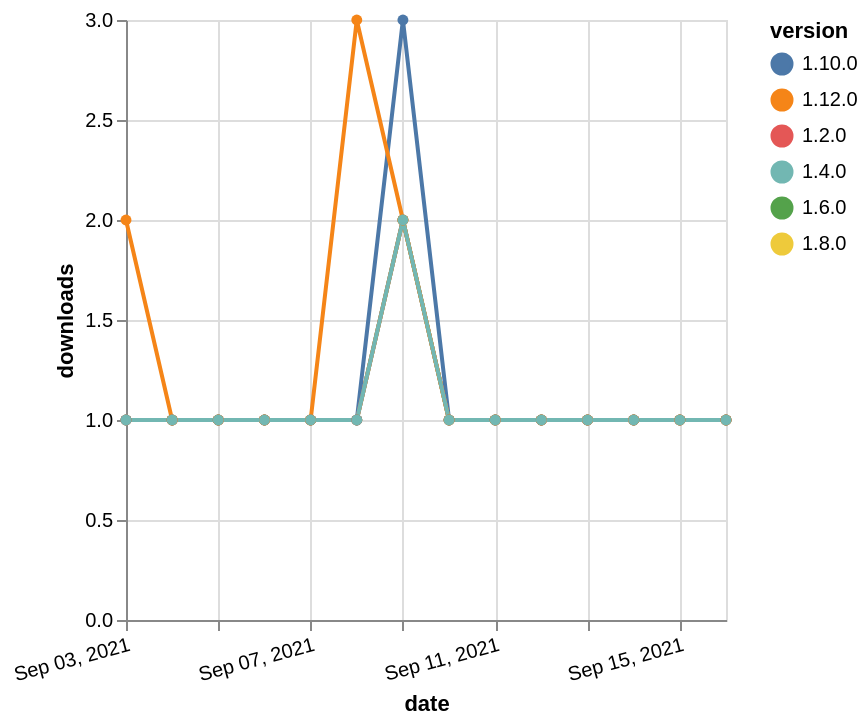

Vega-Lite specification for this chart:
### Vega-Lite specification from a JSON file in a GitHub repository (floating-point values rounded to 4 significant figures)
{"$schema": "https://vega.github.io/schema/vega-lite/v5.json", "description": "A simple bar chart with embedded data.", "data": {"values": [{"date": "2021-09-03", "total": 178, "delta": 1, "version": "1.6.0"}, {"date": "2021-09-04", "total": 179, "delta": 1, "version": "1.6.0"}, {"date": "2021-09-05", "total": 180, "delta": 1, "version": "1.6.0"}, {"date": "2021-09-06", "total": 181, "delta": 1, "version": "1.6.0"}, {"date": "2021-09-07", "total": 182, "delta": 1, "version": "1.6.0"}, {"date": "2021-09-08", "total": 183, "delta": 1, "version": "1.6.0"}, {"date": "2021-09-09", "total": 185, "delta": 2, "version": "1.6.0"}, {"date": "2021-09-10", "total": 186, "delta": 1, "version": "1.6.0"}, {"date": "2021-09-11", "total": 187, "delta": 1, "version": "1.6.0"}, {"date": "2021-09-12", "total": 188, "delta": 1, "version": "1.6.0"}, {"date": "2021-09-13", "total": 189, "delta": 1, "version": "1.6.0"}, {"date": "2021-09-14", "total": 190, "delta": 1, "version": "1.6.0"}, {"date": "2021-09-15", "total": 191, "delta": 1, "version": "1.6.0"}, {"date": "2021-09-16", "total": 192, "delta": 1, "version": "1.6.0"}, {"date": "2021-09-03", "total": 152, "delta": 1, "version": "1.8.0"}, {"date": "2021-09-04", "total": 153, "delta": 1, "version": "1.8.0"}, {"date": "2021-09-05", "total": 154, "delta": 1, "version": "1.8.0"}, {"date": "2021-09-06", "total": 155, "delta": 1, "version": "1.8.0"}, {"date": "2021-09-07", "total": 156, "delta": 1, "version": "1.8.0"}, {"date": "2021-09-08", "total": 157, "delta": 1, "version": "1.8.0"}, {"date": "2021-09-09", "total": 159, "delta": 2, "version": "1.8.0"}, {"date": "2021-09-10", "total": 160, "delta": 1, "version": "1.8.0"}, {"date": "2021-09-11", "total": 161, "delta": 1, "version": "1.8.0"}, {"date": "2021-09-12", "total": 162, "delta": 1, "version": "1.8.0"}, {"date": "2021-09-13", "total": 163, "delta": 1, "version": "1.8.0"}, {"date": "2021-09-14", "total": 164, "delta": 1, "version": "1.8.0"}, {"date": "2021-09-15", "total": 165, "delta": 1, "version": "1.8.0"}, {"date": "2021-09-16", "total": 166, "delta": 1, "version": "1.8.0"}, {"date": "2021-09-03", "total": 166, "delta": 1, "version": "1.10.0"}, {"date": "2021-09-04", "total": 167, "delta": 1, "version": "1.10.0"}, {"date": "2021-09-05", "total": 168, "delta": 1, "version": "1.10.0"}, {"date": "2021-09-06", "total": 169, "delta": 1, "version": "1.10.0"}, {"date": "2021-09-07", "total": 170, "delta": 1, "version": "1.10.0"}, {"date": "2021-09-08", "total": 171, "delta": 1, "version": "1.10.0"}, {"date": "2021-09-09", "total": 174, "delta": 3, "version": "1.10.0"}, {"date": "2021-09-10", "total": 175, "delta": 1, "version": "1.10.0"}, {"date": "2021-09-11", "total": 176, "delta": 1, "version": "1.10.0"}, {"date": "2021-09-12", "total": 177, "delta": 1, "version": "1.10.0"}, {"date": "2021-09-13", "total": 178, "delta": 1, "version": "1.10.0"}, {"date": "2021-09-14", "total": 179, "delta": 1, "version": "1.10.0"}, {"date": "2021-09-15", "total": 180, "delta": 1, "version": "1.10.0"}, {"date": "2021-09-16", "total": 181, "delta": 1, "version": "1.10.0"}, {"date": "2021-09-03", "total": 239, "delta": 1, "version": "1.2.0"}, {"date": "2021-09-04", "total": 240, "delta": 1, "version": "1.2.0"}, {"date": "2021-09-05", "total": 241, "delta": 1, "version": "1.2.0"}, {"date": "2021-09-06", "total": 242, "delta": 1, "version": "1.2.0"}, {"date": "2021-09-07", "total": 243, "delta": 1, "version": "1.2.0"}, {"date": "2021-09-08", "total": 244, "delta": 1, "version": "1.2.0"}, {"date": "2021-09-09", "total": 246, "delta": 2, "version": "1.2.0"}, {"date": "2021-09-10", "total": 247, "delta": 1, "version": "1.2.0"}, {"date": "2021-09-11", "total": 248, "delta": 1, "version": "1.2.0"}, {"date": "2021-09-12", "total": 249, "delta": 1, "version": "1.2.0"}, {"date": "2021-09-13", "total": 250, "delta": 1, "version": "1.2.0"}, {"date": "2021-09-14", "total": 251, "delta": 1, "version": "1.2.0"}, {"date": "2021-09-15", "total": 252, "delta": 1, "version": "1.2.0"}, {"date": "2021-09-16", "total": 253, "delta": 1, "version": "1.2.0"}, {"date": "2021-09-03", "total": 118, "delta": 2, "version": "1.12.0"}, {"date": "2021-09-04", "total": 119, "delta": 1, "version": "1.12.0"}, {"date": "2021-09-05", "total": 120, "delta": 1, "version": "1.12.0"}, {"date": "2021-09-06", "total": 121, "delta": 1, "version": "1.12.0"}, {"date": "2021-09-07", "total": 122, "delta": 1, "version": "1.12.0"}, {"date": "2021-09-08", "total": 125, "delta": 3, "version": "1.12.0"}, {"date": "2021-09-09", "total": 127, "delta": 2, "version": "1.12.0"}, {"date": "2021-09-10", "total": 128, "delta": 1, "version": "1.12.0"}, {"date": "2021-09-11", "total": 129, "delta": 1, "version": "1.12.0"}, {"date": "2021-09-12", "total": 130, "delta": 1, "version": "1.12.0"}, {"date": "2021-09-13", "total": 131, "delta": 1, "version": "1.12.0"}, {"date": "2021-09-14", "total": 132, "delta": 1, "version": "1.12.0"}, {"date": "2021-09-15", "total": 133, "delta": 1, "version": "1.12.0"}, {"date": "2021-09-16", "total": 134, "delta": 1, "version": "1.12.0"}, {"date": "2021-09-03", "total": 186, "delta": 1, "version": "1.4.0"}, {"date": "2021-09-04", "total": 187, "delta": 1, "version": "1.4.0"}, {"date": "2021-09-05", "total": 188, "delta": 1, "version": "1.4.0"}, {"date": "2021-09-06", "total": 189, "delta": 1, "version": "1.4.0"}, {"date": "2021-09-07", "total": 190, "delta": 1, "version": "1.4.0"}, {"date": "2021-09-08", "total": 191, "delta": 1, "version": "1.4.0"}, {"date": "2021-09-09", "total": 193, "delta": 2, "version": "1.4.0"}, {"date": "2021-09-10", "total": 194, "delta": 1, "version": "1.4.0"}, {"date": "2021-09-11", "total": 195, "delta": 1, "version": "1.4.0"}, {"date": "2021-09-12", "total": 196, "delta": 1, "version": "1.4.0"}, {"date": "2021-09-13", "total": 197, "delta": 1, "version": "1.4.0"}, {"date": "2021-09-14", "total": 198, "delta": 1, "version": "1.4.0"}, {"date": "2021-09-15", "total": 199, "delta": 1, "version": "1.4.0"}, {"date": "2021-09-16", "total": 200, "delta": 1, "version": "1.4.0"}]}, "width": "container", "mark": {"type": "line", "point": {"filled": true}}, "encoding": {"x": {"field": "date", "type": "temporal", "timeUnit": "yearmonthdate", "title": "date", "axis": {"labelAngle": -15}}, "y": {"field": "delta", "type": "quantitative", "title": "downloads"}, "color": {"field": "version", "type": "nominal"}, "tooltip": {"field": "delta"}}}
